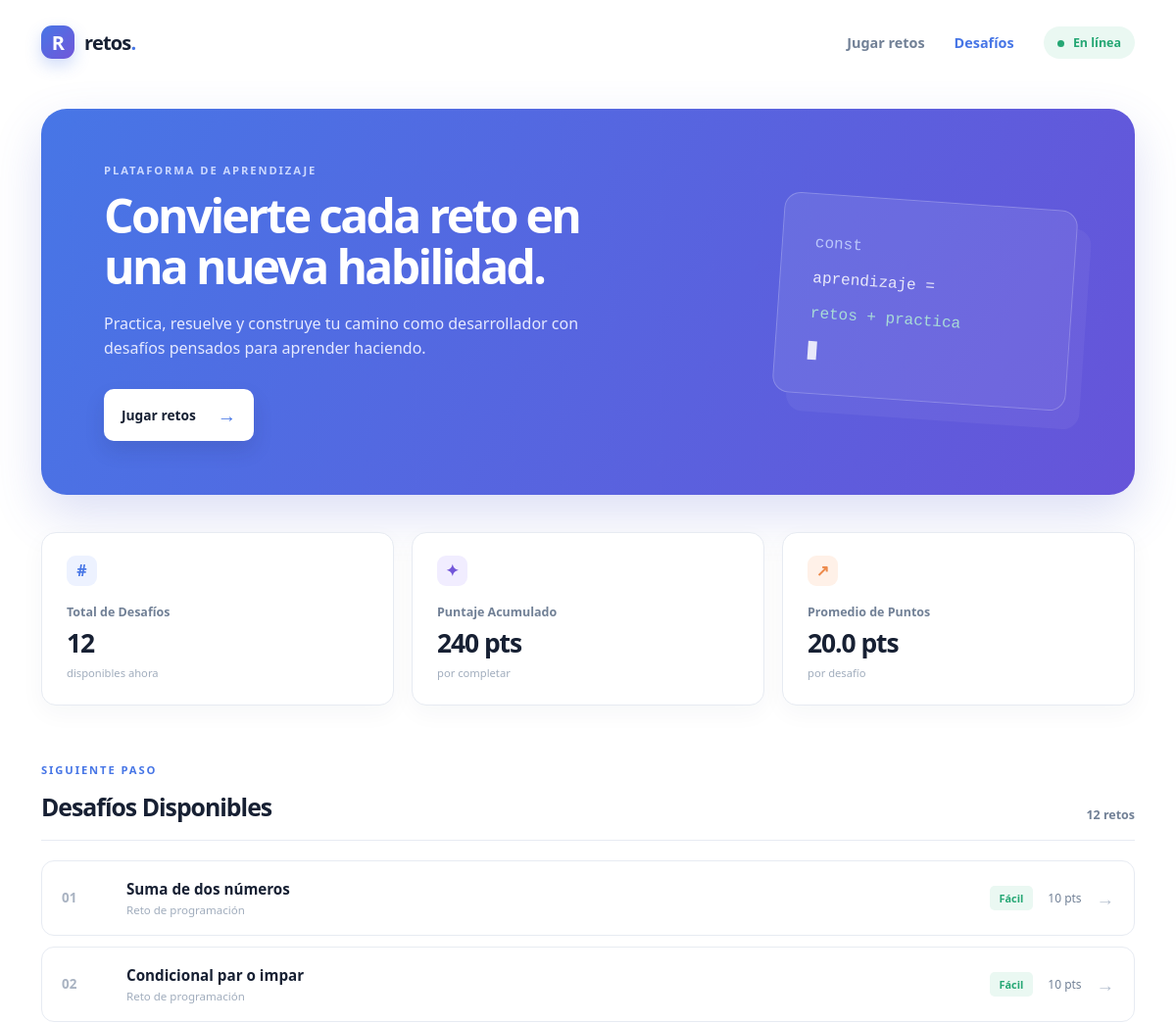
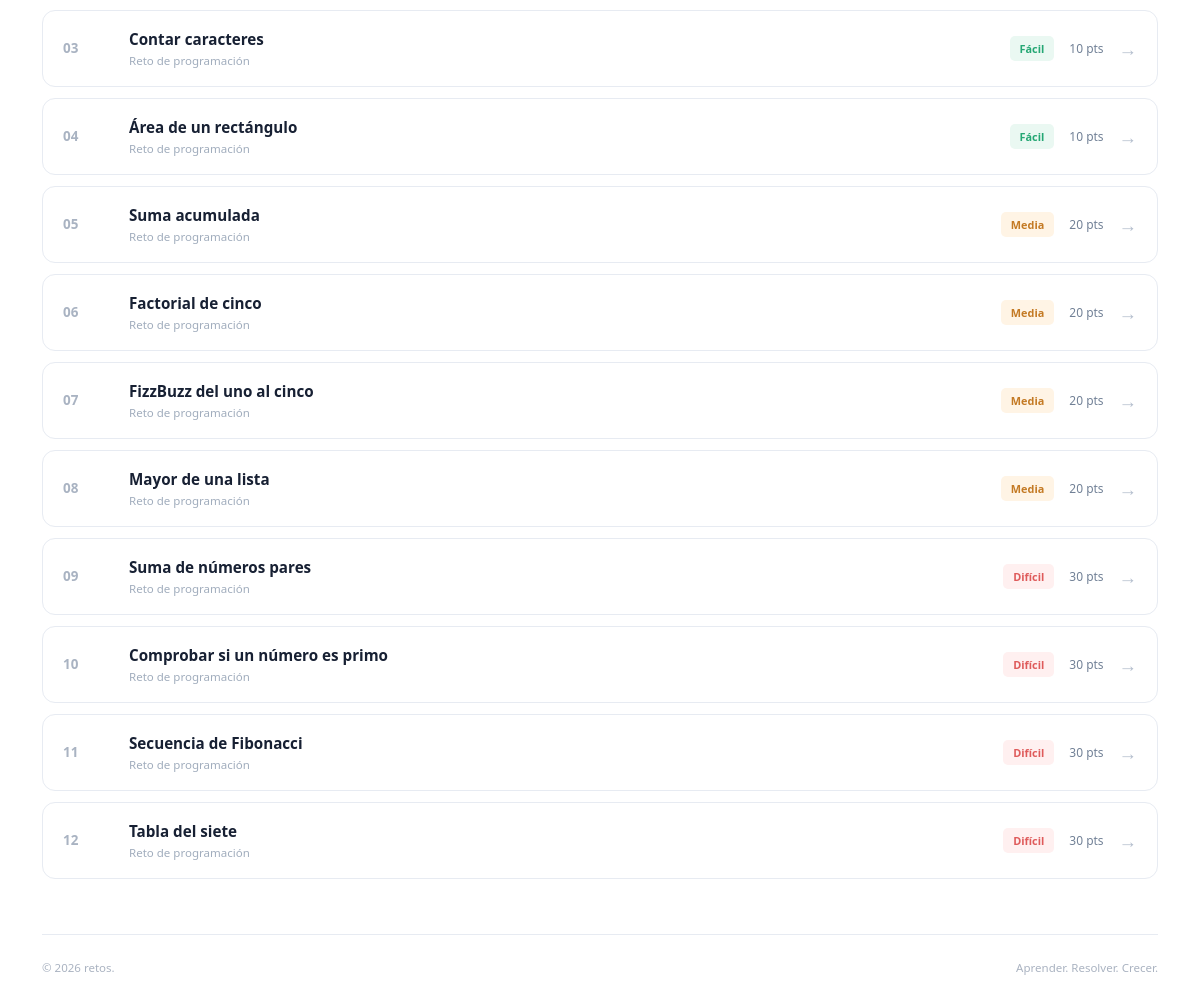
The page / on the database its author committed (2 pictures, top to bottom).
### retos/models.py (models this page shows, shortened)
class Reto(models.Model):
    DIFICULTAD_CHOICES = [
        ('FACIL', 'Fácil'),
        ('MEDIA', 'Media'),
        ('DIFICIL', 'Difícil'),
    ]
    titulo = models.CharField(max_length=150)
    descripcion = models.TextField()
    dificultad = models.CharField(max_length=10, choices=DIFICULTAD_CHOICES, default='FACIL')
    puntos = models.PositiveIntegerField(default=10)
    activo = models.BooleanField(default=True)
    fecha_creacion = models.DateTimeField(auto_now_add=True)
    categoria = models.ForeignKey(Categoria, on_delete=models.CASCADE, related_name='retos')
    respuesta_correcta = models.CharField(max_length=255, blank=True, default='')

### retos/views.py (the view)
# urls.py: 2. Add a URL to urlpatterns:  path('', views.home, name='home')
def home(request):
    retos_list = Reto.objects.filter(activo=True).select_related("categoria").order_by("id")
    estadisticas = retos_list.aggregate(suma_puntos=Sum("puntos"), promedio_puntos=Avg("puntos"))
    total_retos = retos_list.count()
    contexto = {
        "nombre_plataforma": "Plataforma de Retos de Programación API",
        "total_retos": total_retos,
        "suma_puntos": estadisticas["suma_puntos"] or 0,
        "promedio_puntos": estadisticas["promedio_puntos"] or 0,
        "activa": True,
        "retos": retos_list,
    }
    return render(request, "retos/index.html", contexto)

### retos/templates/retos/index.html (shortened to what this page needs)
{% load static %}
<!DOCTYPE html>
<html lang="es">
<head>
    <link rel="stylesheet" href="{% static 'retos/css/style.css' %}">
</head>
<body>
    <header class="site-header">
        <a class="brand" href="/" aria-label="Ir al inicio">
            <span class="brand-mark">R</span>
            <span>retos<span class="brand-dot">.</span></span>
        </a>
        <nav class="top-nav" aria-label="Navegación principal">
            <a class="nav-link" href="{% url 'jugar' %}">Jugar retos</a>
            <a class="nav-link active" href="#desafios">Desafíos</a>
            <span class="status-badge">
                <span class="status-dot"></span>
                {% if activa %}En línea{% else %}Mantenimiento{% endif %}
            </span>
        </nav>
    </header>
    <main class="page-shell">
        <section class="hero">
            <div class="hero-copy">
                <p class="eyebrow">PLATAFORMA DE APRENDIZAJE</p>
                <h1>Convierte cada reto en una nueva habilidad.</h1>
                <p class="hero-text">Practica, resuelve y construye tu camino como desarrollador con desafíos pensados para aprender haciendo.</p>
                <a class="primary-button" href="{% url 'jugar' %}">Jugar retos <span aria-hidden="true">→</span></a>
            </div>
            <div class="hero-art" aria-hidden="true">
                <span class="code-line line-one">const</span>
                <span class="code-line line-two">aprendizaje =</span>
                <span class="code-line line-three">retos + practica</span>
                <span class="code-cursor"></span>
            </div>
        </section>
        <section class="stats-grid" aria-label="Resumen de la plataforma">
            <div class="stat-card">
                <span class="stat-icon icon-blue">#</span>
                <h3>Total de Desafíos</h3>
                <p>{{ total_retos }}</p>
                <span class="stat-note">disponibles ahora</span>
            </div>
            <div class="stat-card">
                <span class="stat-icon icon-purple">✦</span>
                <h3>Puntaje Acumulado</h3>
                <p>{{ suma_puntos }} pts</p>
                <span class="stat-note">por completar</span>
            </div>
            <div class="stat-card">
                <span class="stat-icon icon-orange">↗</span>
                <h3>Promedio de Puntos</h3>
                <p>{{ promedio_puntos|floatformat:1 }} pts</p>
                <span class="stat-note">por desafío</span>
            </div>
        </section>
        <section class="content-section" id="desafios">
            <div class="section-heading">
                <div>
                    <p class="eyebrow">SIGUIENTE PASO</p>
                    <h2>Desafíos Disponibles</h2>
                </div>
                <span class="section-count">{{ total_retos }} retos</span>
            </div>
            <div class="challenge-list">
                {% for reto in retos %}
                    <a class="challenge-card challenge-link" href="{% url 'detalle_reto' reto.id %}">
                        <span class="challenge-number">{{ forloop.counter|stringformat:"02d" }}</span>
                        <div class="challenge-info">
                            <span class="challenge-title">{{ reto.titulo }}</span>
                            <span class="challenge-subtitle">Reto de programación</span>
                        </div>
                        <div class="challenge-meta">
                            <span class="badge badge-{{ reto.get_dificultad_display }}">{{ reto.get_dificultad_display }}</span>
                            <span class="points">{{ reto.puntos }} pts</span>
                            <span class="arrow" aria-hidden="true">→</span>
                        </div>
                    </a>
                {% empty %}
                    <p class="empty-state">Pronto habrá nuevos desafíos.</p>
                {% endfor %}
            </div>
        </section>
    </main>
    <footer class="site-footer">
        <span>© 2026 retos.</span>
        <span>Aprender. Resolver. Crecer.</span>
    </footer>
</body>
</html>

### rows shown on the page
Reto: titulo "Suma de dos números", dificultad "Fácil", puntos "10"
Reto: titulo "Condicional par o impar", dificultad "Fácil", puntos "10"
Reto: titulo "Contar caracteres", dificultad "Fácil", puntos "10"
Reto: titulo "Área de un rectángulo", dificultad "Fácil", puntos "10"
Reto: titulo "Suma acumulada", dificultad "Media", puntos "20"
Reto: titulo "Factorial de cinco", dificultad "Media", puntos "20"
Reto: titulo "FizzBuzz del uno al cinco", dificultad "Media", puntos "20"
Reto: titulo "Mayor de una lista", dificultad "Media", puntos "20"
Reto: titulo "Suma de números pares", dificultad "Difícil", puntos "30"
Reto: titulo "Comprobar si un número es primo", dificultad "Difícil", puntos "30"
Reto: titulo "Secuencia de Fibonacci", dificultad "Difícil", puntos "30"
Reto: titulo "Tabla del siete", dificultad "Difícil", puntos "30"

### other values the page prints
{{ total_retos }} "12"
{{ suma_puntos }} "240"
{{ promedio_puntos|floatformat:1 }} "20.0"
